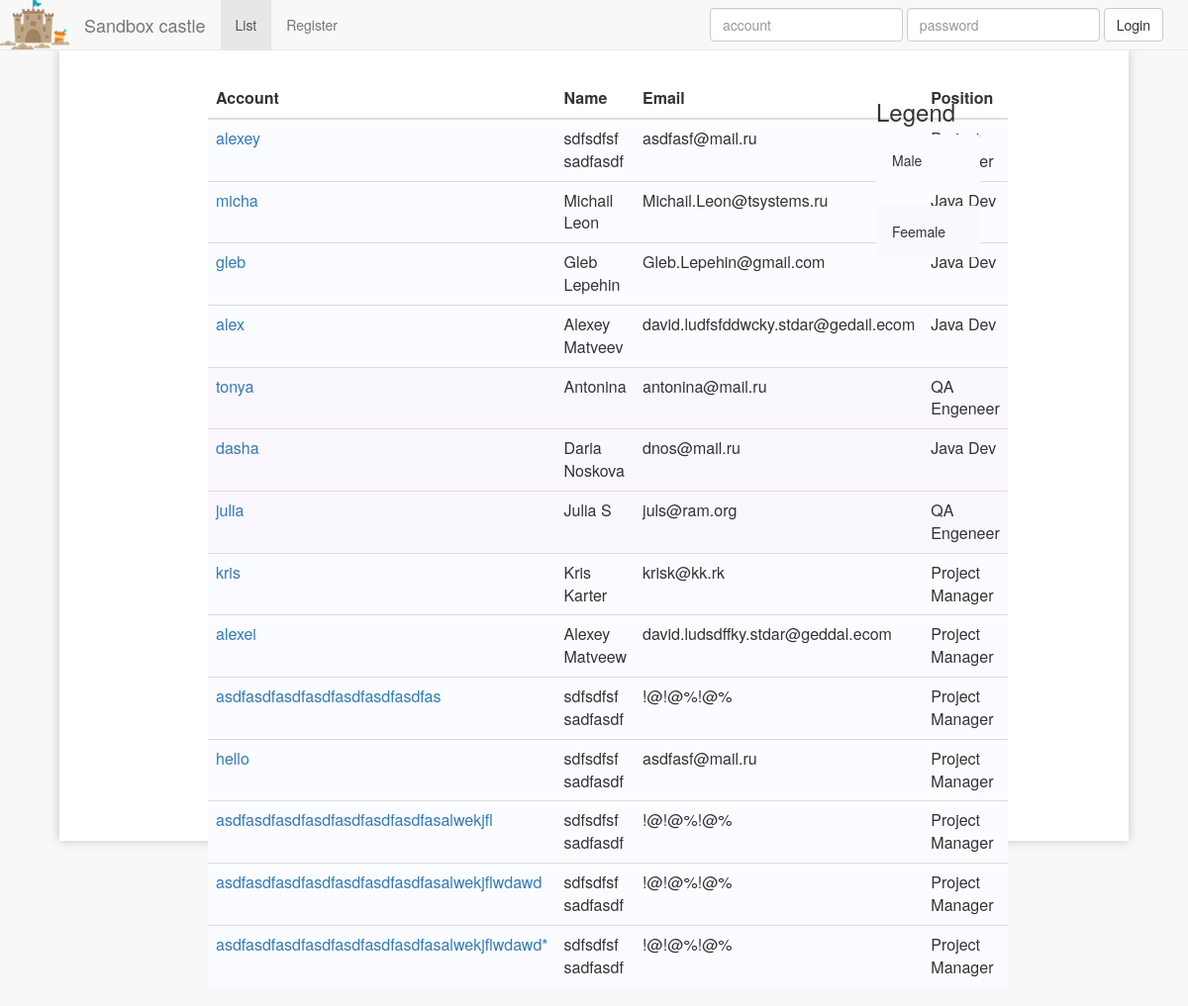
/list, run on an earlier commit of the app's database.
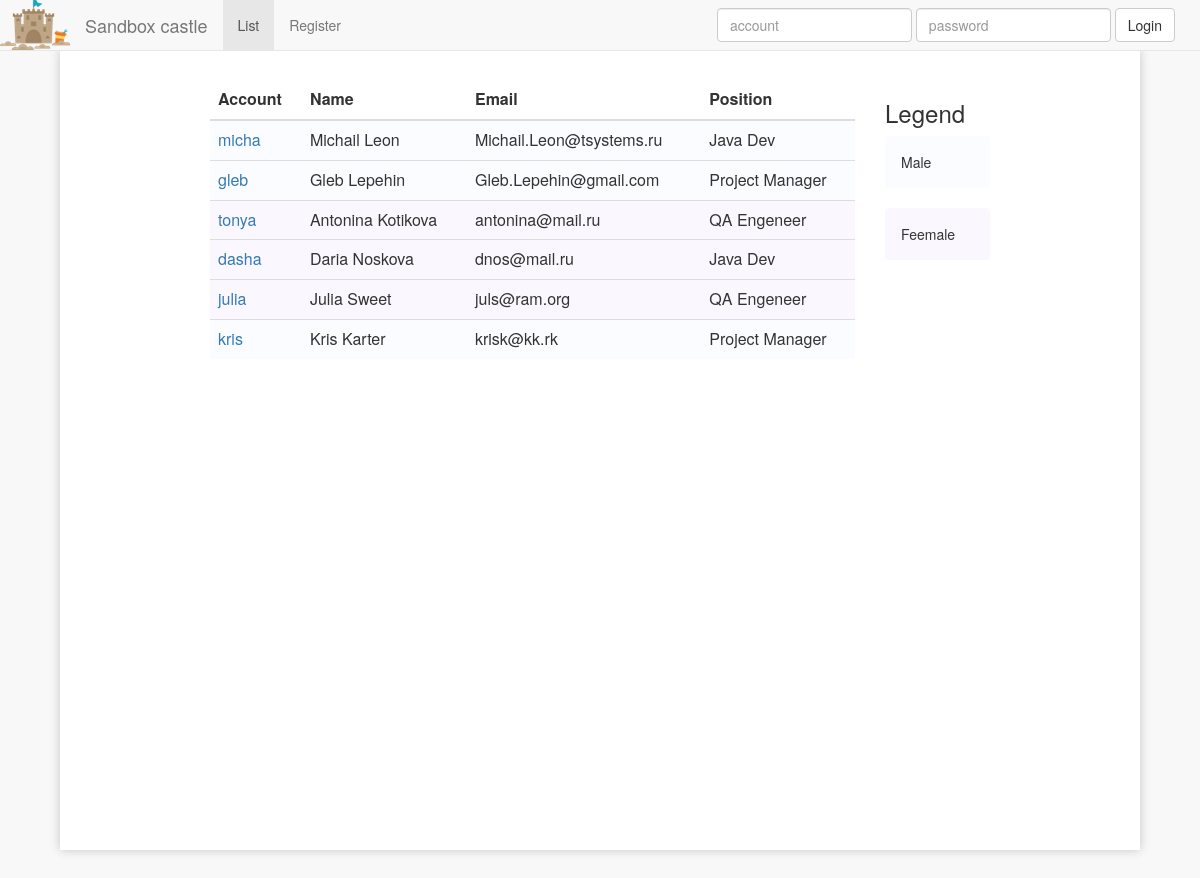
And on a later commit of the database.
### bug/models.py (models this page shows, shortened)
class Person(models.Model):
    account = models.CharField(max_length=30, primary_key=True)
    first_name = models.CharField(max_length=20, null=True)
    last_name = models.CharField(max_length=20, null=True)
    birthDate = models.DateField(null=True)
    email = models.CharField(max_length=40, null=True)
    sex = models.CharField(max_length=6)
    position = models.ForeignKey(Position, db_column="position", null=True)
    about = models.CharField(max_length=400, null=True)
    class Meta:
        db_table = 'person'

class Position(models.Model):
    position = models.CharField(max_length=40, primary_key=True)
    class Meta:
        db_table = 'position'

### bug/views.py (the view)
# urls.py: url(r'^list$', views.list, name='list'),
def list(request):
    persons = [row for row in Person.objects.all()]
    template = loader.get_template('list.html')
    context = RequestContext(request, {
        'persons': persons
    })
    return HttpResponse(template.render(context), content_type="text/html")

### bug/templates/list.html (shortened to what this page needs)
{% load staticfiles %}
<html>
<head>
	<link rel="stylesheet" type="text/css" href="{% static "bower_components/bootstrap/dist/css/bootstrap.css" %}">
	<link rel="stylesheet" type="text/css" href="{% static "js/style.css" %}">
</head>
<body>
{% include "navbar.html" with list_page="true" %}
<div class="container outer-big">
<div class="container inner-big">
    <div class="col-md-10">
        <table class="table">
            <thead>
            <tr>
                <th>Account</th>
                <th>Name</th>
                <th>Email</th>
                <th>Position</th>
            </tr>
            </thead>
            {% autoescape off %}
                <tbody>
                {% for p in persons %}
                    <tr {% if p.sex == 'male' %}class="male"{% elif p.sex == 'female' %}class="female"{% endif %}>
                        <td><a href="/user/{{ p.account }}">{{ p.account }}</a></td>
                        <td>{{ p.first_name }} {{ p.last_name }}</td>
                        <td>{{ p.email }}</td>
                        <td>{{ p.position.position }}</td>
                    </tr>
                {% endfor %}
                </tbody>
            {% endautoescape %}
        </table>
    </div>
    <div class="col-md-2">
        <h3>Legend</h3>
        <div class="alert male">Male</div>
        <div class="alert female">Feemale</div>
    </div>
</div>
</div>
{% include "footer.html" %}
</body>
</html>

### bug/templates/navbar.html (shortened to what this page needs)
{% load staticfiles %}
<nav class="navbar navbar-default navbar-fixed-top" role="navigation">
    <a href="/" style="float: left"><img src="{% static "img/castle_logo.png" %}" alt="logo"/></a>
    <div class="navbar-header">
        <a class="navbar-brand" href="/">Sandbox castle</a>
    </div>
    <div class="collapse navbar-collapse" id="bs-example-navbar-collapse-1">
        <ul class="nav navbar-nav">
            <li {% if list_page %}class="active"{% endif %}><a href="/list">List</a></li>
            <li {% if register_page %}class="active"{% endif %}><a href="/add">Register</a></li>
        </ul>
        <ul class="nav navbar-nav navbar-right" style="margin-right: 10px;">
            {% if user.is_authenticated %}
                <li>
                    <p style="padding: 15px; margin: 0px">Hello, {{ user.username }}</p>
                </li>
                <li {% if profile_page and user.username == current_profile %}class="active"{% endif %}>
                    <a href="/user/{{ user.username }}">My profile</a>
                </li>
                <li>
                    <a href="/logout">Logout</a>
                </li>
            {% else %}
                <li>
                    <form class="navbar-form navbar-left" action="/account/login" method="POST">{% csrf_token %}
                        <div class="form-group">
                            <input name="username" type="text" class="form-control" placeholder="account">
                        </div>
                        <div class="form-group">
                            <input name="password" type="password" class="form-control" placeholder="password">
                        </div>
                        <button type="submit" class="btn btn-default">Login</button>
                    </form>
                </li>
            {% endif %}
        </ul>
    </div>
</nav>

### bug/templates/footer.html
<div style="width: 100%; height: 100px; margin-bottom: 50px"></div>

### bug/static/js/style.css (style rules this page uses)
.container.outer-big { width: 90%; height: 100%; margin: auto; margin-top: 50px; padding-bottom: 50px; background-color: #ffffff; padding-top: 30px; box-shadow: 0 0 10px rgba(0,0,0,0.2); }
.container.inner-big { width: 80%; margin: auto; }
.table > tbody > tr.male, .alert.male { background-color: #FAFCFF; }
.table > tbody > tr.female, .alert.female { background-color: #FBF7FF; }

What changed in the data, as far as the page shows it:
removed Person: account "alexey", first_name "sdfsdfsf", last_name "sadfasdf", email "asdfasf@mail.ru"
removed Person: account "alex", first_name "Alexey", last_name "Matveev", email "david.ludfsfddwcky.stdar@gedail.ecom", position.position "Java Dev"
removed Person: account "alexei", first_name "Alexey", last_name "Matveew", email "david.ludsdffky.stdar@geddal.ecom", position.position "Project Manager"
removed Person: account "asdfasdfasdfasdfasdfasdfasdfas", first_name "sdfsdfsf", last_name "sadfasdf", email "!@!@%!@%", position.position "Project Manager"
removed Person: account "hello", first_name "sdfsdfsf", last_name "sadfasdf", email "asdfasf@mail.ru", position.position "Project Manager"
removed Person: account "asdfasdfasdfasdfasdfasdfasdfasalwekjfl", first_name "sdfsdfsf", last_name "sadfasdf", email "!@!@%!@%", position.position "Project Manager"
removed Person: account "asdfasdfasdfasdfasdfasdfasdfasalwekjflwdawd", first_name "sdfsdfsf", last_name "sadfasdf", email "!@!@%!@%", position.position "Project Manager"
removed Person: account "asdfasdfasdfasdfasdfasdfasdfasalwekjflwdawd*", first_name "sdfsdfsf", last_name "sadfasdf", email "!@!@%!@%", position.position "Project Manager"
changed Person "gleb": position.position "Java Dev" → "Project Manager"
changed Person "tonya": last_name (not shown) → "Kotikova"
changed Person "julia": last_name "S" → "Sweet"
